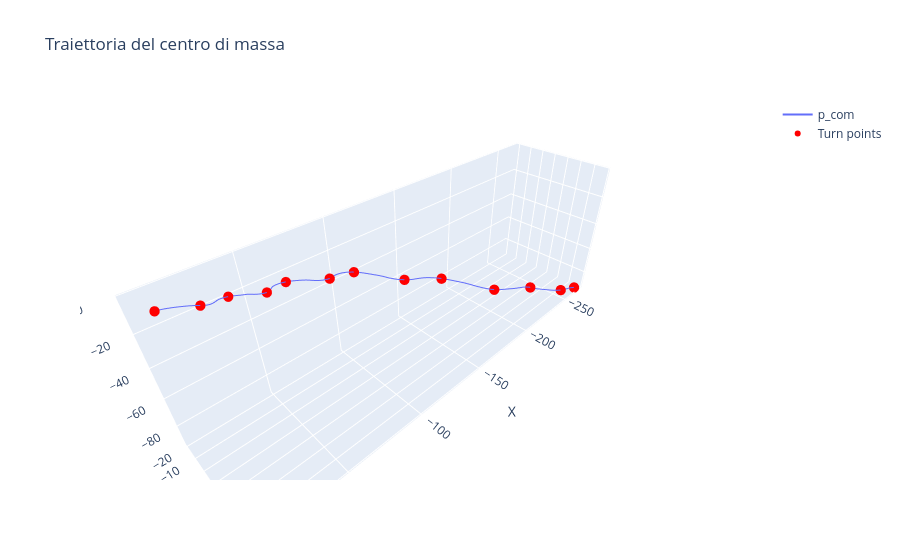

The notebook cell this image was saved under:
### Code cell
from mpl_toolkits.mplot3d import Axes3D
import plotly.graph_objects as go
import numpy as np

indices = np.arange(len(p_com))
turn_interp_ind = [0, 470, 808, 1181, 1580, 2038, 2384, 2858, 3303, 3770, 4153, 4485, 4698]

fig = go.Figure()

fig.add_trace(go.Scatter3d(
    x=p_com[:, 0],
    y=p_com[:, 1],
    z=p_com[:, 2],
    mode='lines',
    name='p_com',
    hovertext=indices,

    hovertemplate=
    "index: %{hovertext}<br>" +
    "x: %{x}<br>" +
    "y: %{y}<br>" +
    "z: %{z}<extra></extra>"
))

fig.add_trace(go.Scatter3d(
    x=p_com[turn_interp_ind,0],
    y=p_com[turn_interp_ind,1],
    z=p_com[turn_interp_ind,2],
    mode='markers',
    name='Turn points',
    marker=dict(
        size=6,
        color='red'
    )
))

fig.update_layout(
    title='Traiettoria del centro di massa',
    scene=dict(
        xaxis_title='X',
        yaxis_title='Y',
        zaxis_title='Z',
        aspectmode='data'
    )
)

fig.show()

### Figure 1 — Plotly figure (JSON) as saved in the notebook; plotly's stock layout.template omitted (floating-point values rounded to 4 significant figures; data arrays with more than 128 entries replaced by an {"elided": "..."} marker saying what was removed)
{"data": [{"hovertemplate": "index: %{hovertext}<br>x: %{x}<br>y: %{y}<br>z: %{z}<extra></extra>", "hovertext": {"elided": "4699 float values"}, "mode": "lines", "name": "p_com", "type": "scatter3d", "x": {"elided": "4699 float values"}, "y": {"elided": "4699 float values"}, "z": {"elided": "4699 float values"}}, {"marker": {"color": "red", "size": 6}, "mode": "markers", "name": "Turn points", "type": "scatter3d", "x": [-8.672, -24.78, -38.16, -54.9, -70.15, -93.93, -113.8, -137.5, -167.0, -194.7, -224.8, -249.9, -264.8], "y": [-4.926, -3.884, -9.039, -6.993, -17.48, -14.35, -19.4, -1.718, 1.705, 24.58, 34.25, 45.29, 48.43], "z": [-2.378, -7.678, -12.67, -17.79, -24.25, -31.94, -39.19, -47.48, -58.99, -70.22, -78.42, -87.78, -91.2]}], "layout": {"scene": {"aspectmode": "data", "xaxis": {"title": {"text": "X"}}, "yaxis": {"title": {"text": "Y"}}, "zaxis": {"title": {"text": "Z"}}}, "title": {"text": "Traiettoria del centro di massa"}}}
